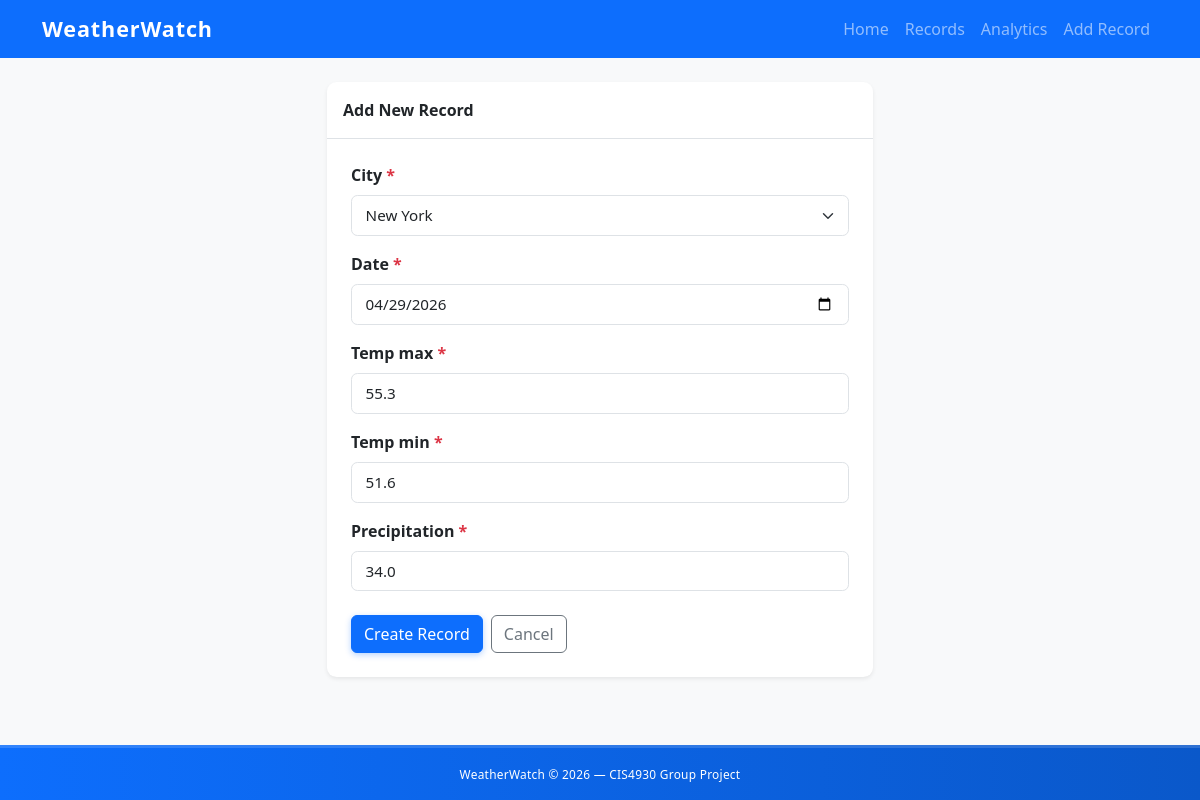
Screenshot of /records/21/edit/ with the database file from the repository.
### core/models.py (models this page shows, shortened)
class Record(models.Model):
    SOURCE_CHOICES = [
        ("csv", "CSV Import"),
        ("api", "API Fetch"),
    ]
    city = models.ForeignKey(
        City,
        on_delete=models.CASCADE,
        related_name="records"
    )
    date = models.DateField()
    temp_max = models.FloatField()
    temp_min = models.FloatField()
    precipitation = models.FloatField(default=0)
    source = models.CharField(
        max_length=10,
        choices=SOURCE_CHOICES,
        default="csv"
    )
    run = models.ForeignKey(
        DataRun,
        on_delete=models.SET_NULL,
        null=True,
        blank=True,
        related_name="records"
    )
    created_at = models.DateTimeField(auto_now_add=True)
    class Meta:
        ordering = ["-date", "city__name"]
        unique_together = ("city", "date")

### core/views.py (the view)
# urls.py: path("records/<int:pk>/edit/", views.update_record, name = "record_edit"),
def update_record(request, pk):
    record = get_object_or_404(Record, pk=pk)    #model needed
    if request.method == "POST":
        form = RecordForm(request.POST, instance = record)
        if form.is_valid():
            form.save()
            messages.success(request, "Record updated successfully")
            return redirect("record_detail", pk = record.pk)
    else:
        form = RecordForm(instance=record) #show form with existing data
        return render(request, "core/record_form.html", {"form": form})   #render form with errors if form is invalid

### core/forms.py
class RecordForm(forms.ModelForm):
    class Meta:
        model = Record
        fields = ["city", "date", "temp_max", "temp_min", "precipitation"]
        widgets = {
            'city': forms.Select(attrs={'class': 'form-select'}),
            'date': forms.DateInput(attrs={'type': 'date', 'class': 'form-control'}),
            'temp_max': forms.NumberInput(attrs={'class': 'form-control', 'step': '0.1'}),
            'temp_min': forms.NumberInput(attrs={'class': 'form-control', 'step': '0.1'}),
            'precipitation': forms.NumberInput(attrs={'class': 'form-control', 'step': '0.1', 'min': '0', 'max': '100'}),
        }

### core/models.py (called while the page is built)
    def __str__(self):
        return self.name

### core/templates/core/record_form.html (shortened to what this page needs)
{% extends "core/base.html" %}
{% block content %}
<div class="row justify-content-center">
    <div class="col-lg-6 col-md-8">
        <div class="card border-0 shadow-sm">
            <div class="card-header bg-transparent fw-semibold border-bottom py-3">
                {% if record %}Edit Record{% else %}Add New Record{% endif %}
            </div>
            <div class="card-body p-4">
                <form method="post" novalidate>
                    {% for field in form %}
                    <div class="mb-3">
                        <label for="{{ field.id_for_label }}" class="form-label fw-semibold">
                            {{ field.label }}
                            {% if field.field.required %}<span class="text-danger">*</span>{% endif %}
                        </label>
                        {{ field }}
                    </div>
                    {% endfor %}
                    <div class="d-flex gap-2 mt-4">
                        <button type="submit" class="btn btn-primary">
                            {% if record %}Save Changes{% else %}Create Record{% endif %}
                        </button>
                        <a href="{% url 'records' %}" class="btn btn-outline-secondary">Cancel</a>
                    </div>
                </form>
            </div>
        </div>
    </div>
</div>
{% endblock %}

### core/static/css/style.css (style rules this page uses)
.card { transition: transform 0.18s ease, box-shadow 0.18s ease; border-radius: 0.6rem; }
.form-control, .form-select { padding: 0.5rem 0.85rem; font-size: 0.95rem; border-radius: 0.4rem; }
.btn-primary { box-shadow: 0 2px 6px rgba(13, 110, 253, 0.3); transition: transform 0.15s ease, box-shadow 0.15s ease; }
body { display: flex; flex-direction: column; min-height: 100vh; background-color: #f8f9fa; }

### rows the page displays
Record: form "New York" "04/29/2026" "55.3" "51.6" "34.0"

### other values shown
{{ field.label }} "City" "Date" "Temp max" "Temp min" "Precipitation"
